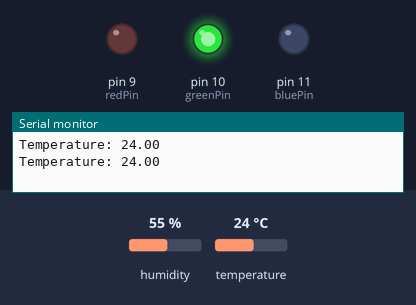
A sketch run on a simulated Arduino Uno, built with avr-gcc and run on an emulated ATmega328P. On the bench: output pins drawn as LEDs (lit = HIGH), the last lines printed to the serial monitor. The test bench sets the inputs (shaded band); at power-on: temperature 24 °C, humidity 55 %.

Above: at 2.8 s.
2.9 s: temperature set to 21 °C
5.6 s: temperature set to 18 °C
At 6.5 s:
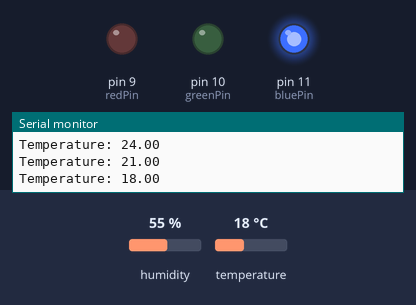
8.3 s: temperature set to 33 °C
At 11.3 s:
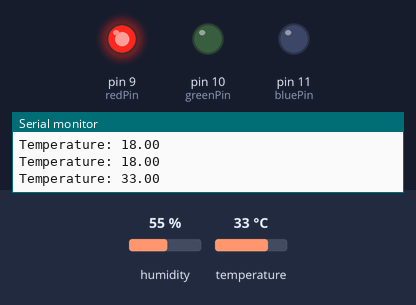
11.6 s: temperature set to 29 °C
At 12.5 s:
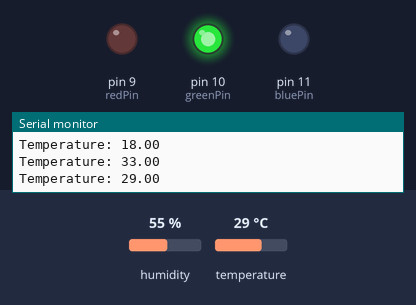
14.3 s: temperature set to 12 °C
At 17.3 s:
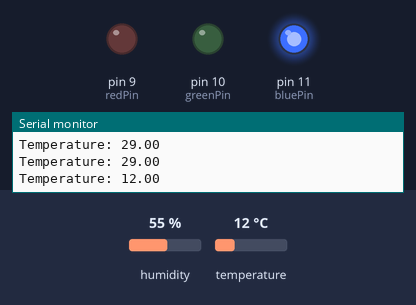
Timing chart, 0 to 18.7 s (numbered marks = the images above; inputs shaded):
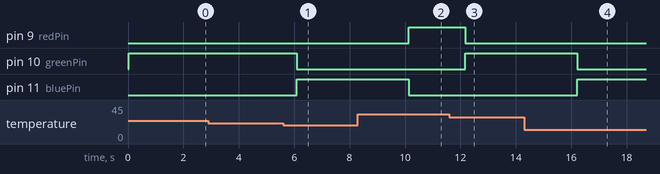

Measured:
- the behaviour switches between 20 and 19 °C on temperature (found by bisection; images 0 and 1)
- the behaviour switches between 31 and 30 °C on temperature (found by bisection; images 2 and 3)
- after the input at 5.6 s, pin 10 (greenPin): HIGH → LOW after 0.50 s; pin 11 (bluePin): LOW → HIGH after 0.50 s
- after the input at 8.3 s, pin 9 (redPin): LOW → HIGH after 1.8 s; pin 11 (bluePin): HIGH → LOW after 1.8 s
- after the input at 11.6 s, pin 9 (redPin): HIGH → LOW after 0.57 s; pin 10 (greenPin): LOW → HIGH after 0.57 s
- after the input at 14.3 s, pin 10 (greenPin): HIGH → LOW after 1.9 s; pin 11 (bluePin): LOW → HIGH after 1.9 s

The sketch:

Weather_Color_Indicator.ino
```cpp
#include <DHT.h>

#define DHTPIN 2
#define DHTTYPE DHT11

DHT dht(DHTPIN, DHTTYPE);

int redPin = 9;
int greenPin = 10;
int bluePin = 11;

void setup() {
  Serial.begin(9600);
  dht.begin();

  pinMode(redPin, OUTPUT);
  pinMode(greenPin, OUTPUT);
  pinMode(bluePin, OUTPUT);
}

void loop() {

  float temperature = dht.readTemperature();
  float humidity = dht.readHumidity();

  Serial.print("Temperature: ");
  Serial.println(temperature);

  if (temperature < 20) {
    // Cold → Blue
    digitalWrite(redPin, LOW);
    digitalWrite(greenPin, LOW);
    digitalWrite(bluePin, HIGH);
  }

  else if (temperature >= 20 && temperature <= 30) {
    // Normal → Green
    digitalWrite(redPin, LOW);
    digitalWrite(greenPin, HIGH);
    digitalWrite(bluePin, LOW);
  }

  else {
    // Hot → Red
    digitalWrite(redPin, HIGH);
    digitalWrite(greenPin, LOW);
    digitalWrite(bluePin, LOW);
  }

  delay(2000);
}
```
